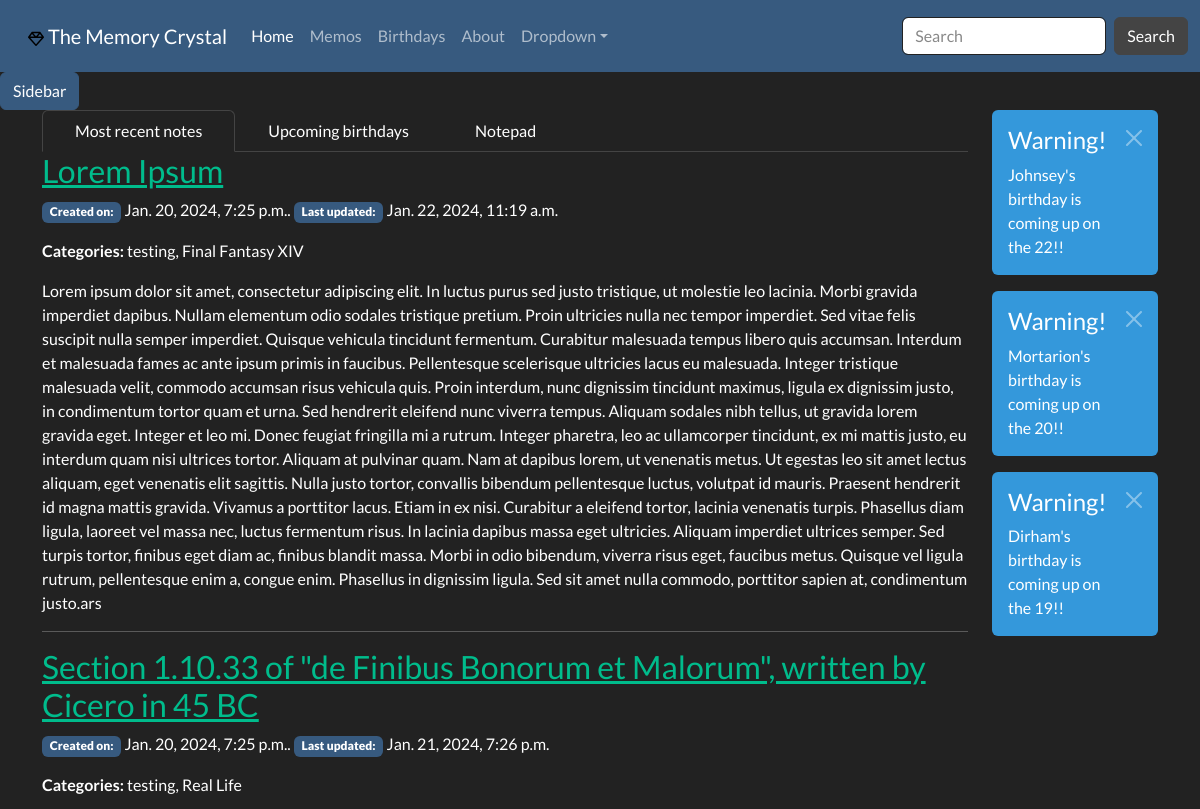
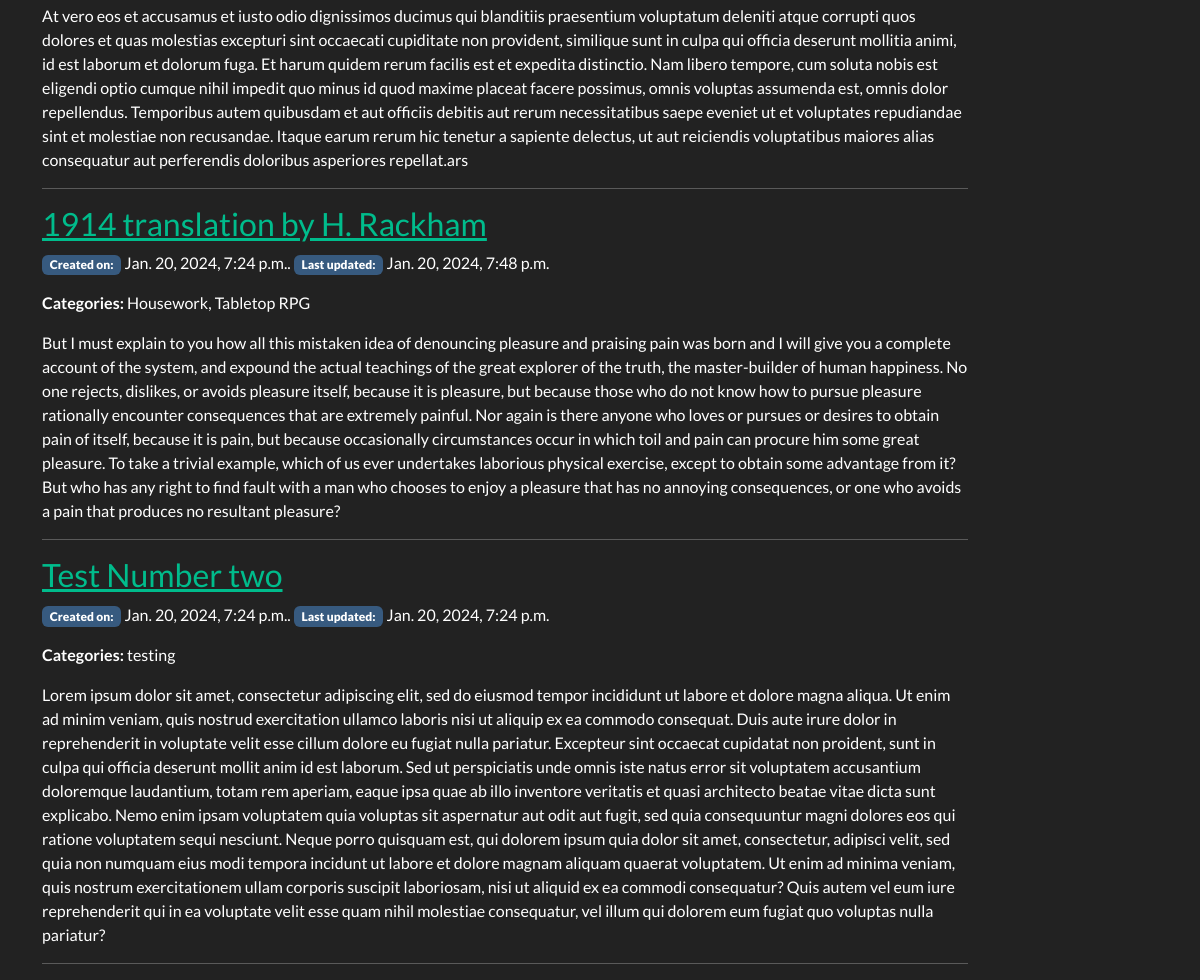
The app's page /notes/ with its own data (2 pictures, top to bottom).
### memory_crystal/models.py (models this page shows, shortened)
class Memo(models.Model):
    pub_date = models.DateTimeField(auto_now_add=True, verbose_name='Date created')
    last_modified = models.DateTimeField(auto_now=True, verbose_name='Last modified')
    slug = models.SlugField(max_length=20, unique=True, blank=True, null=True)
    title = models.CharField(max_length=100, blank=True, null=True)
    content = HTMLField()
    STATUS = (
        ('D', 'Draft'),
        ('P', 'Published'),
        ('A', 'Archived')
    )
    status = models.CharField(choices=STATUS, default=0, max_length=1, verbose_name='Status')
    category = models.ManyToManyField('Category', related_name='memos', help_text='Memo categories', blank=True)
    class Meta:
        ordering = ['last_modified', 'pub_date']
    @property
    def all_categories(self):
        return ', '.join(cat.name for cat in self.category.all())

class Category(models.Model):
    name = models.CharField(max_length=200, unique=True)
    memo = models.ManyToManyField(Memo, related_name='categories', blank=True)
    def __str__(self):
        return f'{self.name.title()}'
    class Meta:
        verbose_name_plural = 'Categories'

### memory_crystal/views.py (the view, shortened to what this page needs)
# urls.py: path('', views.index, name='currency-index'),
def index(request):
    np_form = MemoForm
    recent_memos = Memo.objects.all().order_by('-last_modified')[:5]
    all_categories = Category.objects.all()
    all_birthdays = Birthday.objects.all()
    for bd in all_birthdays:
        bd.alert_user(request=request)
    ordered_birthdays = all_birthdays.order_by('bdate')
    context = {
        'recent_memos': recent_memos,
        'all_categories': all_categories,
        'ordered_birthdays': ordered_birthdays,
        'np_form': np_form
    }
    return render(request, 'memory_crystal/index.html', context=context)

### memory_crystal/models.py (called while the page is built)
    def alert_user(self, request):
        remaining_days = timezone.now().date() - self.bdate
        if datetime.timedelta(days=15) <= remaining_days <= datetime.timedelta(days=28):
            messages.info(request, f'{self.person}\'s birthday is coming up soon!')
        elif (datetime.timedelta(days=2) <= remaining_days <= datetime.timedelta(days=14) or
              (datetime.timedelta(days=2) <= remaining_days <= datetime.timedelta(days=7))):
            messages.info(request, f'{self.person}\'s birthday is coming up on the {self.bdate.day}!!')
        elif remaining_days == datetime.timedelta(days=1):
            messages.warning(request, f'{self.person}\'s birthday is tomorrow!')
        elif remaining_days == datetime.timedelta(days=0):
            messages.error(request, f'!!!{self.person}\'s birthday is today!!!')

    def __str__(self):
        return f'{self.person}, {self.bdate}'

### memory_crystal/templatetags/memo_extras.py (called while the page is built)
@register.inclusion_tag('memory_crystal/offcanvas.html')
def render_offcanvas():
    all_categories = Category.objects.all()
    return {'all_categories': all_categories}

### memory_crystal/templates/memory_crystal/index.html (shortened to what this page needs)
{% extends 'memory_crystal/base.html' %}
{% block content %}
{% load crispy_forms_tags %}
<div class="container">
  <div class="row">
    <div class="col-10">
      <ul class="nav nav-tabs" role="tablist">
        <li class="nav-item" role="presentation">
          <a class="nav-link active" data-bs-toggle="tab" href="#memos" aria-selected="true" role="tab">Most recent notes</a>
        </li>
        <li class="nav-item" role="presentation">
          <a class="nav-link" data-bs-toggle="tab" href="#birthdays" aria-selected="false" role="tab" tabindex="-1">Upcoming birthdays</a>
        </li>
        <li class="nav-item" role="presentation">
          <a class="nav-link" data-bs-toggle="tab" href="#notepad" aria-selected="false" role="tab" tabindex="-1">Notepad</a>
        </li>
      </ul>
      <div id="myTabContent" class="tab-content">
        <div class="tab-pane fade active show" id="memos" role="tabpanel">
          {% for memo in recent_memos %}
            {% if memo.title %}
              <h3><a href="{% url 'memo-detail' memo.slug %}">{{ memo.title }}</a></h3>
            {% endif %}
              <p><span class="badge bg-primary"><b>Created on:</b></span> {{ memo.pub_date }}. <span class="badge bg-primary"><b>Last updated:</b></span> {{ memo.last_modified }}</p>
              <p><b>Categories:</b> {{ memo.all_categories }}</p>
              <p>{{ memo.content | safe}}</p>
              <hr>
          {% endfor %}
        </div>
    </div>
  </div>
    <div class="col-2">
      {% for message in messages %}
      <div class="alert alert-dismissible alert-{% if message.tags == 'info' %}info
      {% elif message.tags == 'warning' %}warning{% elif message.tags == 'error' %}danger
      {% elif message.tags == 'success' %}success{% endif %}">
        <button type="button" class="btn-close" data-bs-dismiss="alert"></button>
        <h4 class="alert-heading">Warning!</h4>
        <p class="mb-0">{{ message }}</p>
      </div>
      {% endfor %}
    </div>
  </div>
</div>
{% endblock %}

### records on screen
Memo: title "Lorem Ipsum", pub_date "Jan. 20, 2024, 7:25 p.m.", last_modified "Jan. 22, 2024, 11:19 a.m.", all_categories "testing, Final Fantasy XIV", content "Lorem ipsum dolor sit amet, consectetur adipiscing elit. In luctus purus sed justo tristique, ut molestie leo lacinia. Morbi gravida imperdiet dapibus. Nullam elementum odio sodales tristique pretium. Proin ultricies nulla nec tempor imperdiet. Sed vitae felis suscipit nulla semper imperdiet. Quisque vehicula tincidunt fermentum. Curabitur malesuada tempus libero quis accumsan. Interdum et malesuada fames ac ante ipsum primis in faucibus. Pellentesque scelerisque ultricies lacus eu malesuada. Integer tristique malesuada velit, commodo accumsan risus vehicula quis. Proin interdum, nunc dignissim tincidunt maximus, ligula ex dignissim justo, in condimentum tortor quam et urna. Sed hendrerit…"
Memo: title "Section 1.10.33 of \"de Finibus Bonorum et Malorum\", written by Cicero in 45 BC", pub_date "Jan. 20, 2024, 7:25 p.m.", last_modified "Jan. 21, 2024, 7:26 p.m.", all_categories "testing, Real Life", content "At vero eos et accusamus et iusto odio dignissimos ducimus qui blanditiis praesentium voluptatum deleniti atque corrupti quos dolores et quas molestias excepturi sint occaecati cupiditate non provident, similique sunt in culpa qui officia deserunt mollitia animi, id est laborum et dolorum fuga. Et harum quidem rerum facilis est et expedita distinctio. Nam libero tempore, cum soluta nobis est eligendi optio cumque nihil impedit quo minus id quod maxime placeat facere possimus, omnis voluptas assumenda est, omnis dolor repellendus. Temporibus autem quibusdam et aut officiis debitis aut rerum necessitatibus saepe eveniet ut et voluptates repudiandae sint et molestiae non recusandae. Itaque…"
Memo: title "1914 translation by H. Rackham", pub_date "Jan. 20, 2024, 7:24 p.m.", last_modified "Jan. 20, 2024, 7:48 p.m.", all_categories "Housework, Tabletop RPG", content "But I must explain to you how all this mistaken idea of denouncing pleasure and praising pain was born and I will give you a complete account of the system, and expound the actual teachings of the great explorer of the truth, the master-builder of human happiness. No one rejects, dislikes, or avoids pleasure itself, because it is pleasure, but because those who do not know how to pursue pleasure rationally encounter consequences that are extremely painful. Nor again is there anyone who loves or pursues or desires to obtain pain of itself, because it is pain, but because occasionally circumstances occur in which toil and pain can procure him some great pleasure. To take a trivial example,…"
Memo: title "Test Number two", pub_date "Jan. 20, 2024, 7:24 p.m.", last_modified "Jan. 20, 2024, 7:24 p.m.", all_categories "testing", content "Lorem ipsum dolor sit amet, consectetur adipiscing elit, sed do eiusmod tempor incididunt ut labore et dolore magna aliqua. Ut enim ad minim veniam, quis nostrud exercitation ullamco laboris nisi ut aliquip ex ea commodo consequat. Duis aute irure dolor in reprehenderit in voluptate velit esse cillum dolore eu fugiat nulla pariatur. Excepteur sint occaecat cupidatat non proident, sunt in culpa qui officia deserunt mollit anim id est laborum. Sed ut perspiciatis unde omnis iste natus error sit voluptatem accusantium doloremque laudantium, totam rem aperiam, eaque ipsa quae ab illo inventore veritatis et quasi architecto beatae vitae dicta sunt explicabo. Nemo enim ipsam voluptatem quia…"

### other values on screen
{{ message }} "Johnsey's birthday is coming up on the 22!!" "Mortarion's birthday is coming up on the 20!!" "Dirham's birthday is coming up on the 19!!"
